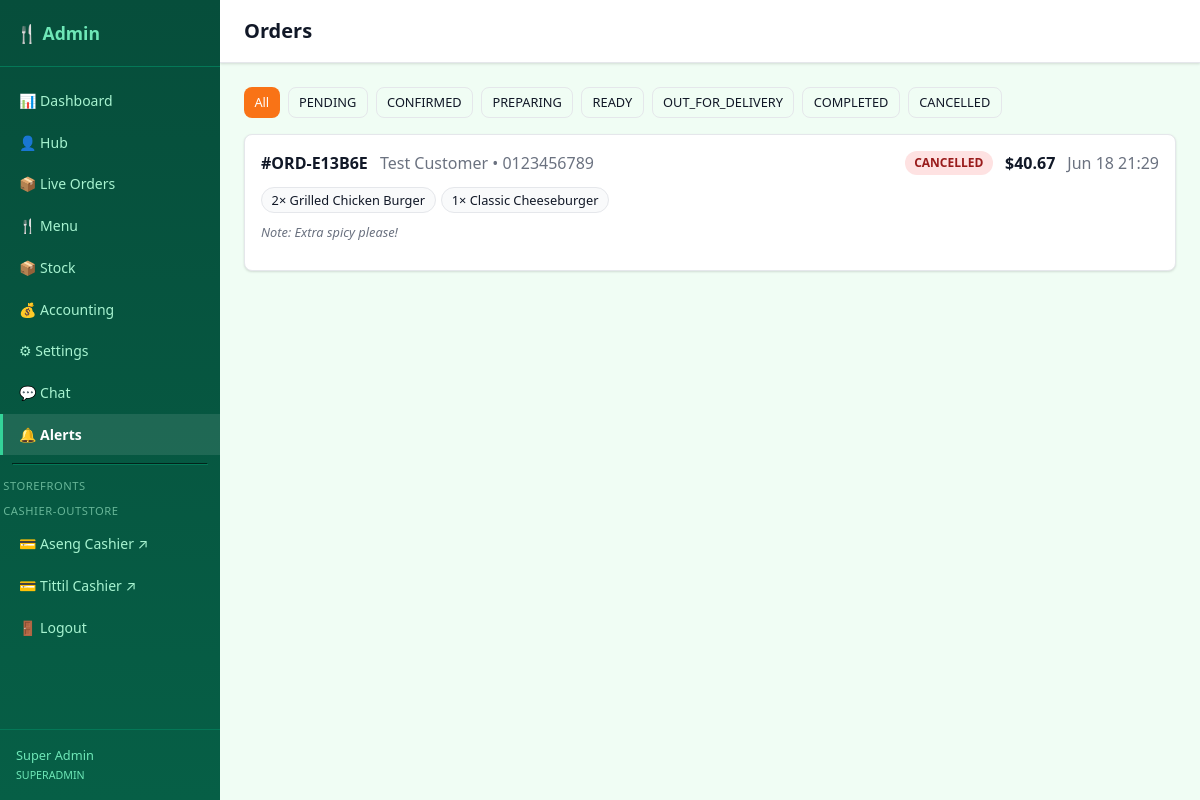
The page /admin/orders.php (signed in) on the database its author committed.
### tables this page shows
CREATE TABLE "Order" (
    id           TEXT PRIMARY KEY,
    orderNumber  TEXT NOT NULL,
    status       TEXT NOT NULL DEFAULT 'PENDING',
    totalAmount  TEXT NOT NULL,
    itemCount    INTEGER NOT NULL DEFAULT 0,
    notes        TEXT,
    customerName TEXT,
    customerPhone TEXT,
    customerId   TEXT,
    restaurantId TEXT NOT NULL,
    completedAt  TEXT,
    createdAt    TEXT NOT NULL DEFAULT (datetime('now')),
    updatedAt    TEXT NOT NULL DEFAULT (datetime('now')),
    FOREIGN KEY (restaurantId) REFERENCES Restaurant(id) ON DELETE CASCADE,
    FOREIGN KEY (customerId)   REFERENCES User(id)       ON DELETE SET NULL
);

CREATE TABLE OrderItem (
    id         TEXT PRIMARY KEY,
    orderId    TEXT NOT NULL,
    menuItemId TEXT NOT NULL,
    quantity   INTEGER NOT NULL DEFAULT 1,
    unitPrice  TEXT NOT NULL,
    totalPrice TEXT NOT NULL,
    notes      TEXT,
    modifiers  TEXT,
    createdAt  TEXT NOT NULL DEFAULT (datetime('now')),
    FOREIGN KEY (orderId)    REFERENCES "Order"(id)  ON DELETE CASCADE,
    FOREIGN KEY (menuItemId) REFERENCES MenuItem(id) ON DELETE CASCADE
);

CREATE TABLE MenuItem (
    id                TEXT PRIMARY KEY,
    name              TEXT NOT NULL,
    description       TEXT,
    price             TEXT NOT NULL,
    image             TEXT,
    isAvailable       INTEGER NOT NULL DEFAULT 1,
    preparationTime   INTEGER NOT NULL DEFAULT 15,
    notes             TEXT,
    stockQuantity     INTEGER,
    lowStockThreshold INTEGER NOT NULL DEFAULT 5,
    categoryId        TEXT NOT NULL,
    restaurantId      TEXT NOT NULL,
    createdAt         TEXT NOT NULL DEFAULT (datetime('now')),
    updatedAt         TEXT NOT NULL DEFAULT (datetime('now')),
    FOREIGN KEY (categoryId)   REFERENCES Category(id)   ON DELETE CASCADE,
    FOREIGN KEY (restaurantId) REFERENCES Restaurant(id) ON DELETE CASCADE
);

### db.php (called while the page is built, shortened)
<?php
function get_db(): PDO {
    static $pdo = null;
    if ($pdo === null) {
        $pdo = new PDO('sqlite:' . DB_PATH, null, null, [
            PDO::ATTR_ERRMODE            => PDO::ERRMODE_EXCEPTION,
            PDO::ATTR_DEFAULT_FETCH_MODE => PDO::FETCH_ASSOC,
        ]);
        $pdo->exec('PRAGMA foreign_keys = ON');
        $pdo->exec('PRAGMA journal_mode = WAL');
    }
    return $pdo;
}
function db_query(string $sql, array $params = []): array {
    $stmt = get_db()->prepare($sql);
    $stmt->execute($params);
    return $stmt->fetchAll();
}
function db_fetch(string $sql, array $params = []): ?array {
    $stmt = get_db()->prepare($sql);
    $stmt->execute($params);
    $row = $stmt->fetch();
    return $row ?: null;
}
function get_restaurant(?string $slug = null): ?array {
    $slug = $slug ?? DEFAULT_RESTAURANT_SLUG;
    return db_fetch('SELECT * FROM Restaurant WHERE slug = ? AND isActive = 1', [$slug]);
}

### admin/orders.php (the view, shortened to what this page needs)
<?php
require_once dirname(__DIR__) . '/db.php';
include dirname(__DIR__) . '/includes/admin_header.php';
$restaurant = get_restaurant();
$rid = $restaurant['id'] ?? null;
$status_filter = $_GET['status'] ?? '';
$valid_statuses = ['PENDING','CONFIRMED','PREPARING','READY','OUT_FOR_DELIVERY','COMPLETED','CANCELLED'];
$page  = max(1, (int)($_GET['page'] ?? 1));
$limit = 25;
$skip  = ($page - 1) * $limit;
$where  = $rid ? ['o.restaurantId = ?'] : [];
$params = $rid ? [$rid] : [];
$w = $where ? 'WHERE ' . implode(' AND ', $where) : '';
$orders = $rid ? db_query(
    "SELECT o.id, o.orderNumber, o.status, o.totalAmount, o.itemCount, o.customerName, o.customerPhone, o.notes, o.createdAt
     FROM \"Order\" o $w ORDER BY o.createdAt DESC LIMIT $limit OFFSET $skip",
    $params
) : [];
$order_items = [];
foreach ($orders as $ord) {
    $order_items[$ord['id']] = db_query(
        'SELECT oi.quantity, oi.totalPrice, mi.name AS itemName FROM OrderItem oi JOIN MenuItem mi ON mi.id = oi.menuItemId WHERE oi.orderId = ?',
        [$ord['id']]
    );
}
?>
<div class="filter-bar">
    <?php foreach (array_merge([''], $valid_statuses) as $s): ?>
        <a href="orders.php<?= $s ? '?status=' . urlencode($s) : '' ?>"
           class="btn btn-sm <?= $status_filter === $s ? 'btn-primary' : 'btn-outline' ?>">
           <?= $s ?: 'All' ?>
        </a>
    <?php endforeach; ?>
</div>
<div class="orders-admin-list" id="orders-list">
<?php if (empty($orders)): ?>
    <div class="empty-state">No orders found.</div>
<?php else: foreach ($orders as $ord): ?>
<article class="order-admin-card card" id="order-row-<?= htmlspecialchars($ord['id']) ?>">
    <div class="order-admin-header">
        <div>
            <strong>#<?= htmlspecialchars($ord['orderNumber']) ?></strong>
            <span class="text-muted ml-2"><?= htmlspecialchars($ord['customerName'] ?? 'Guest') ?></span>
            <?php if ($ord['customerPhone']): ?>
                <span class="text-muted"> &bull; <?= htmlspecialchars($ord['customerPhone']) ?></span>
            <?php endif; ?>
        </div>
        <div class="order-admin-meta">
            <span class="status-badge status-<?= strtolower($ord['status']) ?>"><?= htmlspecialchars($ord['status']) ?></span>
            <strong>$<?= number_format((float)$ord['totalAmount'], 2) ?></strong>
            <span class="text-muted"><?= date('M d H:i', strtotime($ord['createdAt'])) ?></span>
        </div>
    </div>
    <div class="order-admin-items">
        <?php foreach ($order_items[$ord['id']] as $oi): ?>
            <span class="order-item-chip"><?= (int)$oi['quantity'] ?>&times; <?= htmlspecialchars($oi['itemName']) ?></span>
        <?php endforeach; ?>
        <?php if ($ord['notes']): ?>
            <div class="order-notes"><em>Note: <?= htmlspecialchars($ord['notes']) ?></em></div>
        <?php endif; ?>
    </div>
</article>
<?php endforeach; endif; ?>
</div>
<?php include dirname(__DIR__) . '/includes/admin_footer.php'; ?>

### assets/css/style.css (style rules this page uses)
:root { --primary: #f97316; --primary-dark: #ea580c; --primary-fg: #fff; --bg: #f9fafb; --card-bg: #ffffff; --border: #e5e7eb; --text: #111827; --text-muted: #6b7280; --success: #16a34a; --warn: #d97706; --danger: #dc2626; --radius: 8px; --shadow: 0 1px 3px rgba(0,0,0,.08), 0 1px 2px rgba(0,0,0,.06); --transition: .15s ease; }
*, *::before, *::after { box-sizing: border-box; margin: 0; padding: 0; }
body { font-family: system-ui, -apple-system, sans-serif; background: var(--bg); color: var(--text); line-height: 1.5; }
a { color: var(--primary); text-decoration: none; }
.card { background: var(--card-bg); border: 1px solid var(--border); border-radius: var(--radius); padding: 1.25rem; box-shadow: var(--shadow); }
.btn { display: inline-flex; align-items: center; gap: .35rem; padding: .5rem 1rem; border-radius: var(--radius); border: none; font-size: .875rem; font-weight: 500; cursor: pointer; transition: background var(--transition), opacity var(--transition); text-decoration: none; white-space: nowrap; }
.btn-primary { background: var(--primary); color: var(--primary-fg); }
.btn-outline { background: transparent; border: 1px solid var(--border); color: var(--text); }
.btn-sm { padding: .3rem .65rem; font-size: .8rem; }
.status-badge { padding: .2rem .6rem; border-radius: 9999px; font-size: .75rem; font-weight: 600; }
.status-cancelled { background: #fee2e2; color: #991b1b; }
.text-muted { color: var(--text-muted); }
.ml-2 { margin-left: .5rem; }

### assets/css/admin.css (style rules this page uses)
:root { --admin-primary: #059669; --admin-primary-dark: #047857; --admin-primary-light: #d1fae5; --admin-sidebar: #064e3b; --admin-sidebar-hover: #065f46; }
.admin-body { background: #f0fdf4; }
.filter-bar { display: flex; flex-wrap: wrap; gap: .5rem; margin-bottom: 1rem; }
.orders-admin-list { display: flex; flex-direction: column; gap: .75rem; }
.order-admin-card { padding: 1rem; }
.order-admin-header { display: flex; justify-content: space-between; align-items: flex-start; margin-bottom: .75rem; }
.order-admin-meta { display: flex; align-items: center; gap: .75rem; }
.order-admin-items { display: flex; flex-wrap: wrap; gap: .35rem; margin-bottom: .75rem; }
.order-item-chip { background: var(--bg); border: 1px solid var(--border); border-radius: 9999px; padding: .15rem .6rem; font-size: .8rem; }
.order-notes { width: 100%; font-size: .8rem; color: var(--text-muted); margin-top: .25rem; }

### rows shown on the page
order: orderNumber "ORD-E13B6E", customerName "Test Customer", customerPhone "0123456789", status "CANCELLED", totalAmount "40.67", createdAt "Jun 18 21:29", notes "Extra spicy please!"
orderitem: quantity "2", menuItemId.name "Grilled Chicken Burger"
orderitem: quantity "1", menuItemId.name "Classic Cheeseburger"

### other values the page prints
$current_user['name'] "Super Admin"
$current_user['role'] "SUPERADMIN"
$page_title "Orders"
$s ?: 'All' "All"
$s ?: 'All' "PENDING"
$s ?: 'All' "CONFIRMED"
$s ?: 'All' "PREPARING"
$s ?: 'All' "READY"
$s ?: 'All' "OUT_FOR_DELIVERY"
$s ?: 'All' "COMPLETED"
$s ?: 'All' "CANCELLED"
